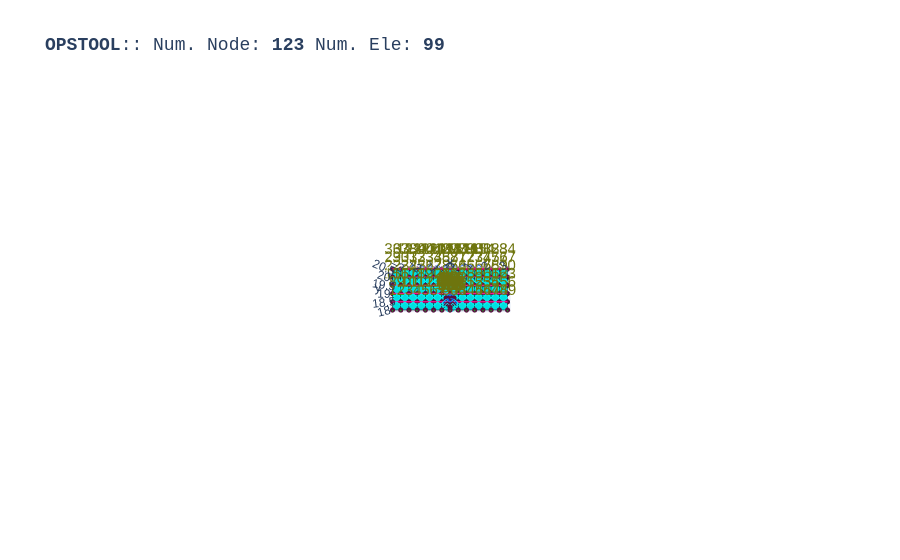

Notebook code cell kept with this figure:
### Code cell
opst.vis.plotly.plot_model(show_node_numbering=True, show_ele_numbering=False, show_nodal_loads = True)

### Figure 1 — Plotly figure (JSON) as saved in the notebook; plotly's stock layout.template omitted (floating-point values rounded to 4 significant figures; data arrays with more than 128 entries replaced by an {"elided": "..."} marker saying what was removed)
{"data": [{"color": "#00FFFF", "hoverinfo": "skip", "i": [0, 0, 4, 4, 8, 8, 12, 12, 16, 16, 20, 20, 24, 24, 28, 28, 32, 32, 36, 36, 40, 40, 44, 44, 48, 48, 52, 52, 56, 56, 60, 60, 64, 64, 68, 68, 72, 72, 76, 76, 80, 80, 84, 84, 88, 88, 92, 92, 96, 96, 100, 100, 104, 104, 108, 108, 112, 112, 116, 116, 120, 120, 124, 124, 128, 128, 132, 132, 136, 136, 140, 140, 144, 144, 148, 148, 152, 152, 156, 156, 160, 160, 164, 164, 168, 168, 172, 172, 176, 176, 180, 180, 184, 184, 188, 188, 192, 192, 196, 196, 200, 200, 204, 204, 208, 208, 212, 212, 216, 216, 220, 220, 224, 224, 228, 228, 232, 232, 236, 236], "j": [1, 2, 5, 6, 9, 10, 13, 14, 17, 18, 21, 22, 25, 26, 29, 30, 33, 34, 37, 38, 41, 42, 45, 46, 49, 50, 53, 54, 57, 58, 61, 62, 65, 66, 69, 70, 73, 74, 77, 78, 81, 82, 85, 86, 89, 90, 93, 94, 97, 98, 101, 102, 105, 106, 109, 110, 113, 114, 117, 118, 121, 122, 125, 126, 129, 130, 133, 134, 137, 138, 141, 142, 145, 146, 149, 150, 153, 154, 157, 158, 161, 162, 165, 166, 169, 170, 173, 174, 177, 178, 181, 182, 185, 186, 189, 190, 193, 194, 197, 198, 201, 202, 205, 206, 209, 210, 213, 214, 217, 218, 221, 222, 225, 226, 229, 230, 233, 234, 237, 238], "k": [2, 3, 6, 7, 10, 11, 14, 15, 18, 19, 22, 23, 26, 27, 30, 31, 34, 35, 38, 39, 42, 43, 46, 47, 50, 51, 54, 55, 58, 59, 62, 63, 66, 67, 70, 71, 74, 75, 78, 79, 82, 83, 86, 87, 90, 91, 94, 95, 98, 99, 102, 103, 106, 107, 110, 111, 114, 115, 118, 119, 122, 123, 126, 127, 130, 131, 134, 135, 138, 139, 142, 143, 146, 147, 150, 151, 154, 155, 158, 159, 162, 163, 166, 167, 170, 171, 174, 175, 178, 179, 182, 183, 186, 187, 190, 191, 194, 195, 198, 199, 202, 203, 206, 207, 210, 211, 214, 215, 218, 219, 222, 223, 226, 227, 230, 231, 234, 235, 238, 239], "name": "ELE_TAG_FourNodeQuadWithSensitivity", "opacity": 1, "type": "mesh3d", "x": {"elided": "240 float values"}, "y": {"elided": "240 float values"}, "z": {"elided": "240 float values"}}, {"connectgaps": false, "hoverinfo": "skip", "line": {"color": "black", "width": 1}, "mode": "lines", "name": "Edge", "type": "scatter3d", "x": {"elided": "360 float values"}, "y": {"elided": "360 float values"}, "z": {"elided": "360 float values"}}, {"color": "#00FFFF", "hoverinfo": "skip", "i": [0, 0, 4, 4, 8, 8, 12, 12, 16, 16, 20, 20, 24, 24, 28, 28, 32, 32, 36, 36, 40, 40, 44, 44, 48, 48, 52, 52, 56, 56, 60, 60, 64, 64, 68, 68, 72, 72, 76, 76, 80, 80, 84, 84], "j": [1, 2, 5, 6, 9, 10, 13, 14, 17, 18, 21, 22, 25, 26, 29, 30, 33, 34, 37, 38, 41, 42, 45, 46, 49, 50, 53, 54, 57, 58, 61, 62, 65, 66, 69, 70, 73, 74, 77, 78, 81, 82, 85, 86], "k": [2, 3, 6, 7, 10, 11, 14, 15, 18, 19, 22, 23, 26, 27, 30, 31, 34, 35, 38, 39, 42, 43, 46, 47, 50, 51, 54, 55, 58, 59, 62, 63, 66, 67, 70, 71, 74, 75, 78, 79, 82, 83, 86, 87], "name": "FourNodeQuad", "opacity": 1, "type": "mesh3d", "x": [-0.5, -0.5, 0.0, 0.0, -0.5, -0.5, 0.0, 0.0, -0.5, -0.5, 0.0, 0.0, 0.5, 0.5, 0.0, 0.0, 0.5, 0.5, 0.0, 0.0, 0.5, 0.5, 0.0, 0.0, 0.0, -0.2424, -0.1414, 0.0, -0.2424, -0.3428, -0.2, -0.1414, -0.3428, -0.2424, -0.1414, -0.2, -0.2424, 0.0, 0.0, -0.1414, 0.0, 0.2424, 0.1414, 0.0, 0.2424, 0.3428, 0.2, 0.1414, 0.3428, 0.2424, 0.1414, 0.2, 0.2424, 0.0, 0.0, 0.1414, 0.0, -0.5, -0.1414, 0.0, -0.5, -0.5, -0.2, -0.1414, -0.5, -0.5, -0.1414, -0.2, -0.5, 0.0, 0.0, -0.1414, 0.0, 0.5, 0.1414, 0.0, 0.5, 0.5, 0.2, 0.1414, 0.5, 0.5, 0.1414, 0.2, 0.5, 0.0, 0.0, 0.1414], "y": [19.0, 19.5, 19.5, 19.0, 19.5, 20.0, 20.0, 19.5, 20.0, 20.5, 20.5, 20.0, 19.0, 19.5, 19.5, 19.0, 19.5, 20.0, 20.0, 19.5, 20.0, 20.5, 20.5, 20.0, 18.84, 18.74, 18.64, 18.7, 18.74, 18.5, 18.5, 18.64, 18.5, 18.26, 18.36, 18.5, 18.26, 18.16, 18.3, 18.36, 18.16, 18.26, 18.36, 18.3, 18.26, 18.5, 18.5, 18.36, 18.5, 18.74, 18.64, 18.5, 18.74, 18.84, 18.7, 18.64, 19.0, 19.0, 18.64, 18.7, 19.0, 18.5, 18.5, 18.64, 18.5, 18.0, 18.36, 18.5, 18.0, 18.0, 18.3, 18.36, 18.0, 18.0, 18.36, 18.3, 18.0, 18.5, 18.5, 18.36, 18.5, 19.0, 18.64, 18.5, 19.0, 19.0, 18.7, 18.64], "z": [0.0, 0.0, 0.0, 0.0, 0.0, 0.0, 0.0, 0.0, 0.0, 0.0, 0.0, 0.0, 0.0, 0.0, 0.0, 0.0, 0.0, 0.0, 0.0, 0.0, 0.0, 0.0, 0.0, 0.0, 0.0, 0.0, 0.0, 0.0, 0.0, 0.0, 0.0, 0.0, 0.0, 0.0, 0.0, 0.0, 0.0, 0.0, 0.0, 0.0, 0.0, 0.0, 0.0, 0.0, 0.0, 0.0, 0.0, 0.0, 0.0, 0.0, 0.0, 0.0, 0.0, 0.0, 0.0, 0.0, 0.0, 0.0, 0.0, 0.0, 0.0, 0.0, 0.0, 0.0, 0.0, 0.0, 0.0, 0.0, 0.0, 0.0, 0.0, 0.0, 0.0, 0.0, 0.0, 0.0, 0.0, 0.0, 0.0, 0.0, 0.0, 0.0, 0.0, 0.0, 0.0, 0.0, 0.0, 0.0]}, {"connectgaps": false, "hoverinfo": "skip", "line": {"color": "black", "width": 1}, "mode": "lines", "name": "Edge", "type": "scatter3d", "x": {"elided": "132 float values"}, "y": {"elided": "132 float values"}, "z": {"elided": "132 float values"}}, {"connectgaps": false, "hoverinfo": "skip", "line": {"color": "#0652ff", "width": 5}, "mode": "lines", "name": "DispBeamColumn2d", "type": "scatter3d", "x": [2.0, 1.5, NaN, 1.5, 1.0, NaN, 1.0, 0.5, NaN, 0.5, 0.0, NaN, 0.0, -0.5, NaN, -0.5, -1.0, NaN, -1.0, -1.5, NaN, -1.5, -2.0, NaN, -2.0, -2.5, NaN, 0.0, -0.1414, NaN, -0.1414, -0.2, NaN, -0.2, -0.1414, NaN, -0.1414, 0.0, NaN, 0.0, 0.1414, NaN, 0.1414, 0.2, NaN, 0.2, 0.1414, NaN, 0.1414, 0.0, NaN], "y": [20.5, 20.5, NaN, 20.5, 20.5, NaN, 20.5, 20.5, NaN, 20.5, 20.5, NaN, 20.5, 20.5, NaN, 20.5, 20.5, NaN, 20.5, 20.5, NaN, 20.5, 20.5, NaN, 20.5, 20.5, NaN, 18.7, 18.64, NaN, 18.64, 18.5, NaN, 18.5, 18.36, NaN, 18.36, 18.3, NaN, 18.3, 18.36, NaN, 18.36, 18.5, NaN, 18.5, 18.64, NaN, 18.64, 18.7, NaN], "z": [0.0, 0.0, NaN, 0.0, 0.0, NaN, 0.0, 0.0, NaN, 0.0, 0.0, NaN, 0.0, 0.0, NaN, 0.0, 0.0, NaN, 0.0, 0.0, NaN, 0.0, 0.0, NaN, 0.0, 0.0, NaN, 0.0, 0.0, NaN, 0.0, 0.0, NaN, 0.0, 0.0, NaN, 0.0, 0.0, NaN, 0.0, 0.0, NaN, 0.0, 0.0, NaN, 0.0, 0.0, NaN, 0.0, 0.0, NaN]}, {"customdata": ["eleTag: 1<br>connectedNodes:<br> [1 2 9 8]", "eleTag: 2<br>connectedNodes:<br> [ 2  3 10  9]", "eleTag: 3<br>connectedNodes:<br> [ 3  4 11 10]", "eleTag: 4<br>connectedNodes:<br> [ 4  5 12 11]", "eleTag: 5<br>connectedNodes:<br> [ 5  6 13 12]", "eleTag: 6<br>connectedNodes:<br> [ 6  7 14 13]", "eleTag: 7<br>connectedNodes:<br> [ 8  9 16 15]", "eleTag: 8<br>connectedNodes:<br> [ 9 10 17 16]", "eleTag: 9<br>connectedNodes:<br> [10 11 18 17]", "eleTag: 10<br>connectedNodes:<br> [11 12 19 18]", "eleTag: 11<br>connectedNodes:<br> [12 13 20 19]", "eleTag: 12<br>connectedNodes:<br> [13 14 21 20]", "eleTag: 13<br>connectedNodes:<br> [15 16 23 22]", "eleTag: 14<br>connectedNodes:<br> [16 17 24 23]", "eleTag: 15<br>connectedNodes:<br> [17 18 25 24]", "eleTag: 16<br>connectedNodes:<br> [18 19 26 25]", "eleTag: 17<br>connectedNodes:<br> [19 20 27 26]", "eleTag: 18<br>connectedNodes:<br> [20 21 28 27]", "eleTag: 19<br>connectedNodes:<br> [22 23 30 29]", "eleTag: 20<br>connectedNodes:<br> [23 24 31 30]", "eleTag: 21<br>connectedNodes:<br> [24 25 32 31]", "eleTag: 22<br>connectedNodes:<br> [25 26 33 32]", "eleTag: 23<br>connectedNodes:<br> [26 27 34 33]", "eleTag: 24<br>connectedNodes:<br> [27 28 35 34]", "eleTag: 25<br>connectedNodes:<br> [29 30 37 36]", "eleTag: 26<br>connectedNodes:<br> [30 31 38 37]", "eleTag: 27<br>connectedNodes:<br> [31 32 39 38]", "eleTag: 28<br>connectedNodes:<br> [32 33 40 39]", "eleTag: 29<br>connectedNodes:<br> [33 34 41 40]", "eleTag: 30<br>connectedNodes:<br> [34 35 42 41]", "eleTag: 31<br>connectedNodes:<br> [43 44 51 50]", "eleTag: 32<br>connectedNodes:<br> [44 45 52 51]", "eleTag: 33<br>connectedNodes:<br> [45 46 53 52]", "eleTag: 34<br>connectedNodes:<br> [46 47 54 53]", "eleTag: 35<br>connectedNodes:<br> [47 48 55 54]", "eleTag: 36<br>connectedNodes:<br> [48 49 56 55]", "eleTag: 37<br>connectedNodes:<br> [50 51 58 57]", "eleTag: 38<br>connectedNodes:<br> [51 52 59 58]", "eleTag: 39<br>connectedNodes:<br> [52 53 60 59]", "eleTag: 40<br>connectedNodes:<br> [53 54 61 60]", "eleTag: 41<br>connectedNodes:<br> [54 55 62 61]", "eleTag: 42<br>connectedNodes:<br> [55 56 63 62]", "eleTag: 43<br>connectedNodes:<br> [57 58 65 64]", "eleTag: 44<br>connectedNodes:<br> [58 59 66 65]", "eleTag: 45<br>connectedNodes:<br> [59 60 67 66]", "eleTag: 46<br>connectedNodes:<br> [60 61 68 67]", "eleTag: 47<br>connectedNodes:<br> [61 62 69 68]", "eleTag: 48<br>connectedNodes:<br> [62 63 70 69]", "eleTag: 49<br>connectedNodes:<br> [64 65 72 71]", "eleTag: 50<br>connectedNodes:<br> [65 66 73 72]", "eleTag: 51<br>connectedNodes:<br> [66 67 74 73]", "eleTag: 52<br>connectedNodes:<br> [67 68 75 74]", "eleTag: 53<br>connectedNodes:<br> [68 69 76 75]", "eleTag: 54<br>connectedNodes:<br> [69 70 77 76]", "eleTag: 55<br>connectedNodes:<br> [71 72 79 78]", "eleTag: 56<br>connectedNodes:<br> [72 73 80 79]", "eleTag: 57<br>connectedNodes:<br> [73 74 81 80]", "eleTag: 58<br>connectedNodes:<br> [74 75 82 81]", "eleTag: 59<br>connectedNodes:<br> [75 76 83 82]", "eleTag: 60<br>connectedNodes:<br> [76 77 84 83]"], "hovertemplate": "%{customdata}", "marker": {"color": "#00FFFF", "size": 3, "symbol": "diamond-open"}, "mode": "markers", "name": "ELE_TAG_FourNodeQuadWithSensitivity", "type": "scatter3d", "x": [-3.25, -2.75, -2.25, -1.75, -1.25, -0.75, -3.25, -2.75, -2.25, -1.75, -1.25, -0.75, -3.25, -2.75, -2.25, -1.75, -1.25, -0.75, -3.25, -2.75, -2.25, -1.75, -1.25, -0.75, -3.25, -2.75, -2.25, -1.75, -1.25, -0.75, 0.75, 1.25, 1.75, 2.25, 2.75, 3.25, 0.75, 1.25, 1.75, 2.25, 2.75, 3.25, 0.75, 1.25, 1.75, 2.25, 2.75, 3.25, 0.75, 1.25, 1.75, 2.25, 2.75, 3.25, 0.75, 1.25, 1.75, 2.25, 2.75, 3.25], "y": [18.25, 18.25, 18.25, 18.25, 18.25, 18.25, 18.75, 18.75, 18.75, 18.75, 18.75, 18.75, 19.25, 19.25, 19.25, 19.25, 19.25, 19.25, 19.75, 19.75, 19.75, 19.75, 19.75, 19.75, 20.25, 20.25, 20.25, 20.25, 20.25, 20.25, 18.25, 18.25, 18.25, 18.25, 18.25, 18.25, 18.75, 18.75, 18.75, 18.75, 18.75, 18.75, 19.25, 19.25, 19.25, 19.25, 19.25, 19.25, 19.75, 19.75, 19.75, 19.75, 19.75, 19.75, 20.25, 20.25, 20.25, 20.25, 20.25, 20.25], "z": [0.0, 0.0, 0.0, 0.0, 0.0, 0.0, 0.0, 0.0, 0.0, 0.0, 0.0, 0.0, 0.0, 0.0, 0.0, 0.0, 0.0, 0.0, 0.0, 0.0, 0.0, 0.0, 0.0, 0.0, 0.0, 0.0, 0.0, 0.0, 0.0, 0.0, 0.0, 0.0, 0.0, 0.0, 0.0, 0.0, 0.0, 0.0, 0.0, 0.0, 0.0, 0.0, 0.0, 0.0, 0.0, 0.0, 0.0, 0.0, 0.0, 0.0, 0.0, 0.0, 0.0, 0.0, 0.0, 0.0, 0.0, 0.0, 0.0, 0.0]}, {"customdata": ["eleTag: 61<br>connectedNodes:<br> [21 28 87 86]", "eleTag: 62<br>connectedNodes:<br> [28 35 88 87]", "eleTag: 63<br>connectedNodes:<br> [35 42 89 88]", "eleTag: 64<br>connectedNodes:<br> [57 64 87 86]", "eleTag: 65<br>connectedNodes:<br> [64 71 88 87]", "eleTag: 66<br>connectedNodes:<br> [71 78 89 88]", "eleTag: 67<br>connectedNodes:<br> [90 91 99 98]", "eleTag: 68<br>connectedNodes:<br> [ 91  92 100  99]", "eleTag: 69<br>connectedNodes:<br> [ 92  93 101 100]", "eleTag: 70<br>connectedNodes:<br> [ 93  94 102 101]", "eleTag: 71<br>connectedNodes:<br> [ 94  95 103 102]", "eleTag: 72<br>connectedNodes:<br> [ 95  96 104 103]", "eleTag: 73<br>connectedNodes:<br> [ 96  97 105 104]", "eleTag: 74<br>connectedNodes:<br> [ 97  90  98 105]", "eleTag: 75<br>connectedNodes:<br> [86 21 99 98]", "eleTag: 76<br>connectedNodes:<br> [ 21  14 100  99]", "eleTag: 77<br>connectedNodes:<br> [ 14   7 101 100]", "eleTag: 78<br>connectedNodes:<br> [  7  85 102 101]", "eleTag: 79<br>connectedNodes:<br> [ 85  43 103 102]", "eleTag: 80<br>connectedNodes:<br> [ 43  50 104 103]", "eleTag: 81<br>connectedNodes:<br> [ 50  57 105 104]", "eleTag: 82<br>connectedNodes:<br> [ 57  86  98 105]"], "hovertemplate": "%{customdata}", "marker": {"color": "#00FFFF", "size": 3, "symbol": "diamond-open"}, "mode": "markers", "name": "FourNodeQuad", "type": "scatter3d", "x": [-0.25, -0.25, -0.25, 0.25, 0.25, 0.25, -0.09595, -0.2316, -0.2316, -0.09595, 0.09595, 0.2316, 0.2316, 0.09595, -0.1603, -0.3354, -0.3354, -0.1603, 0.1603, 0.3354, 0.3354, 0.1603], "y": [19.25, 19.75, 20.25, 19.25, 19.75, 20.25, 18.73, 18.6, 18.4, 18.27, 18.27, 18.4, 18.6, 18.73, 18.84, 18.66, 18.34, 18.16, 18.16, 18.34, 18.66, 18.84], "z": [0.0, 0.0, 0.0, 0.0, 0.0, 0.0, 0.0, 0.0, 0.0, 0.0, 0.0, 0.0, 0.0, 0.0, 0.0, 0.0, 0.0, 0.0, 0.0, 0.0, 0.0, 0.0]}, {"customdata": ["eleTag: 900<br>connectedNodes:<br> [114 115]", "eleTag: 901<br>connectedNodes:<br> [115 116]", "eleTag: 902<br>connectedNodes:<br> [116 117]", "eleTag: 903<br>connectedNodes:<br> [117 118]", "eleTag: 904<br>connectedNodes:<br> [118 119]", "eleTag: 905<br>connectedNodes:<br> [119 120]", "eleTag: 906<br>connectedNodes:<br> [120 121]", "eleTag: 907<br>connectedNodes:<br> [121 122]", "eleTag: 908<br>connectedNodes:<br> [122 123]", "eleTag: 5000<br>connectedNodes:<br> [106 107]", "eleTag: 5001<br>connectedNodes:<br> [107 108]", "eleTag: 5002<br>connectedNodes:<br> [108 109]", "eleTag: 5003<br>connectedNodes:<br> [109 110]", "eleTag: 5004<br>connectedNodes:<br> [110 111]", "eleTag: 5005<br>connectedNodes:<br> [111 112]", "eleTag: 5006<br>connectedNodes:<br> [112 113]", "eleTag: 5007<br>connectedNodes:<br> [113 106]"], "hovertemplate": "%{customdata}", "marker": {"color": "#0652ff", "size": 3, "symbol": "diamond-open"}, "mode": "markers", "name": "DispBeamColumn2d", "type": "scatter3d", "x": [1.75, 1.25, 0.75, 0.25, -0.25, -0.75, -1.25, -1.75, -2.25, -0.0707, -0.1707, -0.1707, -0.0707, 0.0707, 0.1707, 0.1707, 0.0707], "y": [20.5, 20.5, 20.5, 20.5, 20.5, 20.5, 20.5, 20.5, 20.5, 18.67, 18.57, 18.43, 18.33, 18.33, 18.43, 18.57, 18.67], "z": [0.0, 0.0, 0.0, 0.0, 0.0, 0.0, 0.0, 0.0, 0.0, 0.0, 0.0, 0.0, 0.0, 0.0, 0.0, 0.0, 0.0]}, {"customdata": ["1", "2", "3", "4", "5", "6", "7", "8", "9", "10", "11", "12", "13", "14", "15", "16", "17", "18", "19", "20", "21", "22", "23", "24", "25", "26", "27", "28", "29", "30", "31", "32", "33", "34", "35", "36", "37", "38", "39", "40", "41", "42", "43", "44", "45", "46", "47", "48", "49", "50", "51", "52", "53", "54", "55", "56", "57", "58", "59", "60", "61", "62", "63", "64", "65", "66", "67", "68", "69", "70", "71", "72", "73", "74", "75", "76", "77", "78", "79", "80", "81", "82", "83", "84", "85", "86", "87", "88", "89", "90", "91", "92", "93", "94", "95", "96", "97", "98", "99", "100", "101", "102", "103", "104", "105", "106", "107", "108", "109", "110", "111", "112", "113", "114", "115", "116", "117", "118", "119", "120", "121", "122", "123"], "hovertemplate": "x: %{x}<br>y: %{y}<br>z: %{z} <br>nodeTag: %{customdata}", "marker": {"color": "#580f41", "size": 3, "symbol": "circle"}, "mode": "markers", "name": "Nodes", "type": "scatter3d", "x": [-3.5, -3.0, -2.5, -2.0, -1.5, -1.0, -0.5, -3.5, -3.0, -2.5, -2.0, -1.5, -1.0, -0.5, -3.5, -3.0, -2.5, -2.0, -1.5, -1.0, -0.5, -3.5, -3.0, -2.5, -2.0, -1.5, -1.0, -0.5, -3.5, -3.0, -2.5, -2.0, -1.5, -1.0, -0.5, -3.5, -3.0, -2.5, -2.0, -1.5, -1.0, -0.5, 0.5, 1.0, 1.5, 2.0, 2.5, 3.0, 3.5, 0.5, 1.0, 1.5, 2.0, 2.5, 3.0, 3.5, 0.5, 1.0, 1.5, 2.0, 2.5, 3.0, 3.5, 0.5, 1.0, 1.5, 2.0, 2.5, 3.0, 3.5, 0.5, 1.0, 1.5, 2.0, 2.5, 3.0, 3.5, 0.5, 1.0, 1.5, 2.0, 2.5, 3.0, 3.5, 0.0, 0.0, 0.0, 0.0, 0.0, 0.0, -0.2424, -0.3428, -0.2424, 0.0, 0.2424, 0.3428, 0.2424, 0.0, -0.1414, -0.2, -0.1414, 0.0, 0.1414, 0.2, 0.1414, 0.0, -0.1414, -0.2, -0.1414, 0.0, 0.1414, 0.2, 0.1414, 2.0, 1.5, 1.0, 0.5, 0.0, -0.5, -1.0, -1.5, -2.0, -2.5], "y": [18.0, 18.0, 18.0, 18.0, 18.0, 18.0, 18.0, 18.5, 18.5, 18.5, 18.5, 18.5, 18.5, 18.5, 19.0, 19.0, 19.0, 19.0, 19.0, 19.0, 19.0, 19.5, 19.5, 19.5, 19.5, 19.5, 19.5, 19.5, 20.0, 20.0, 20.0, 20.0, 20.0, 20.0, 20.0, 20.5, 20.5, 20.5, 20.5, 20.5, 20.5, 20.5, 18.0, 18.0, 18.0, 18.0, 18.0, 18.0, 18.0, 18.5, 18.5, 18.5, 18.5, 18.5, 18.5, 18.5, 19.0, 19.0, 19.0, 19.0, 19.0, 19.0, 19.0, 19.5, 19.5, 19.5, 19.5, 19.5, 19.5, 19.5, 20.0, 20.0, 20.0, 20.0, 20.0, 20.0, 20.0, 20.5, 20.5, 20.5, 20.5, 20.5, 20.5, 20.5, 18.0, 19.0, 19.5, 20.0, 20.5, 18.84, 18.74, 18.5, 18.26, 18.16, 18.26, 18.5, 18.74, 18.7, 18.64, 18.5, 18.36, 18.3, 18.36, 18.5, 18.64, 18.7, 18.64, 18.5, 18.36, 18.3, 18.36, 18.5, 18.64, 20.5, 20.5, 20.5, 20.5, 20.5, 20.5, 20.5, 20.5, 20.5, 20.5], "z": [0.0, 0.0, 0.0, 0.0, 0.0, 0.0, 0.0, 0.0, 0.0, 0.0, 0.0, 0.0, 0.0, 0.0, 0.0, 0.0, 0.0, 0.0, 0.0, 0.0, 0.0, 0.0, 0.0, 0.0, 0.0, 0.0, 0.0, 0.0, 0.0, 0.0, 0.0, 0.0, 0.0, 0.0, 0.0, 0.0, 0.0, 0.0, 0.0, 0.0, 0.0, 0.0, 0.0, 0.0, 0.0, 0.0, 0.0, 0.0, 0.0, 0.0, 0.0, 0.0, 0.0, 0.0, 0.0, 0.0, 0.0, 0.0, 0.0, 0.0, 0.0, 0.0, 0.0, 0.0, 0.0, 0.0, 0.0, 0.0, 0.0, 0.0, 0.0, 0.0, 0.0, 0.0, 0.0, 0.0, 0.0, 0.0, 0.0, 0.0, 0.0, 0.0, 0.0, 0.0, 0.0, 0.0, 0.0, 0.0, 0.0, 0.0, 0.0, 0.0, 0.0, 0.0, 0.0, 0.0, 0.0, 0.0, 0.0, 0.0, 0.0, 0.0, 0.0, 0.0, 0.0, 0.0, 0.0, 0.0, 0.0, 0.0, 0.0, 0.0, 0.0, 0.0, 0.0, 0.0, 0.0, 0.0, 0.0, 0.0, 0.0, 0.0, 0.0]}, {"mode": "text", "name": "Node Tag", "text": ["1", "2", "3", "4", "5", "6", "7", "8", "9", "10", "11", "12", "13", "14", "15", "16", "17", "18", "19", "20", "21", "22", "23", "24", "25", "26", "27", "28", "29", "30", "31", "32", "33", "34", "35", "36", "37", "38", "39", "40", "41", "42", "43", "44", "45", "46", "47", "48", "49", "50", "51", "52", "53", "54", "55", "56", "57", "58", "59", "60", "61", "62", "63", "64", "65", "66", "67", "68", "69", "70", "71", "72", "73", "74", "75", "76", "77", "78", "79", "80", "81", "82", "83", "84", "85", "86", "87", "88", "89", "90", "91", "92", "93", "94", "95", "96", "97", "98", "99", "100", "101", "102", "103", "104", "105", "106", "107", "108", "109", "110", "111", "112", "113", "114", "115", "116", "117", "118", "119", "120", "121", "122", "123"], "textfont": {"color": "#6e750e", "size": 15}, "type": "scatter3d", "x": [-3.5, -3.0, -2.5, -2.0, -1.5, -1.0, -0.5, -3.5, -3.0, -2.5, -2.0, -1.5, -1.0, -0.5, -3.5, -3.0, -2.5, -2.0, -1.5, -1.0, -0.5, -3.5, -3.0, -2.5, -2.0, -1.5, -1.0, -0.5, -3.5, -3.0, -2.5, -2.0, -1.5, -1.0, -0.5, -3.5, -3.0, -2.5, -2.0, -1.5, -1.0, -0.5, 0.5, 1.0, 1.5, 2.0, 2.5, 3.0, 3.5, 0.5, 1.0, 1.5, 2.0, 2.5, 3.0, 3.5, 0.5, 1.0, 1.5, 2.0, 2.5, 3.0, 3.5, 0.5, 1.0, 1.5, 2.0, 2.5, 3.0, 3.5, 0.5, 1.0, 1.5, 2.0, 2.5, 3.0, 3.5, 0.5, 1.0, 1.5, 2.0, 2.5, 3.0, 3.5, 0.0, 0.0, 0.0, 0.0, 0.0, 0.0, -0.2424, -0.3428, -0.2424, 0.0, 0.2424, 0.3428, 0.2424, 0.0, -0.1414, -0.2, -0.1414, 0.0, 0.1414, 0.2, 0.1414, 0.0, -0.1414, -0.2, -0.1414, 0.0, 0.1414, 0.2, 0.1414, 2.0, 1.5, 1.0, 0.5, 0.0, -0.5, -1.0, -1.5, -2.0, -2.5], "y": [18.0, 18.0, 18.0, 18.0, 18.0, 18.0, 18.0, 18.5, 18.5, 18.5, 18.5, 18.5, 18.5, 18.5, 19.0, 19.0, 19.0, 19.0, 19.0, 19.0, 19.0, 19.5, 19.5, 19.5, 19.5, 19.5, 19.5, 19.5, 20.0, 20.0, 20.0, 20.0, 20.0, 20.0, 20.0, 20.5, 20.5, 20.5, 20.5, 20.5, 20.5, 20.5, 18.0, 18.0, 18.0, 18.0, 18.0, 18.0, 18.0, 18.5, 18.5, 18.5, 18.5, 18.5, 18.5, 18.5, 19.0, 19.0, 19.0, 19.0, 19.0, 19.0, 19.0, 19.5, 19.5, 19.5, 19.5, 19.5, 19.5, 19.5, 20.0, 20.0, 20.0, 20.0, 20.0, 20.0, 20.0, 20.5, 20.5, 20.5, 20.5, 20.5, 20.5, 20.5, 18.0, 19.0, 19.5, 20.0, 20.5, 18.84, 18.74, 18.5, 18.26, 18.16, 18.26, 18.5, 18.74, 18.7, 18.64, 18.5, 18.36, 18.3, 18.36, 18.5, 18.64, 18.7, 18.64, 18.5, 18.36, 18.3, 18.36, 18.5, 18.64, 20.5, 20.5, 20.5, 20.5, 20.5, 20.5, 20.5, 20.5, 20.5, 20.5], "z": [0.0, 0.0, 0.0, 0.0, 0.0, 0.0, 0.0, 0.0, 0.0, 0.0, 0.0, 0.0, 0.0, 0.0, 0.0, 0.0, 0.0, 0.0, 0.0, 0.0, 0.0, 0.0, 0.0, 0.0, 0.0, 0.0, 0.0, 0.0, 0.0, 0.0, 0.0, 0.0, 0.0, 0.0, 0.0, 0.0, 0.0, 0.0, 0.0, 0.0, 0.0, 0.0, 0.0, 0.0, 0.0, 0.0, 0.0, 0.0, 0.0, 0.0, 0.0, 0.0, 0.0, 0.0, 0.0, 0.0, 0.0, 0.0, 0.0, 0.0, 0.0, 0.0, 0.0, 0.0, 0.0, 0.0, 0.0, 0.0, 0.0, 0.0, 0.0, 0.0, 0.0, 0.0, 0.0, 0.0, 0.0, 0.0, 0.0, 0.0, 0.0, 0.0, 0.0, 0.0, 0.0, 0.0, 0.0, 0.0, 0.0, 0.0, 0.0, 0.0, 0.0, 0.0, 0.0, 0.0, 0.0, 0.0, 0.0, 0.0, 0.0, 0.0, 0.0, 0.0, 0.0, 0.0, 0.0, 0.0, 0.0, 0.0, 0.0, 0.0, 0.0, 0.0, 0.0, 0.0, 0.0, 0.0, 0.0, 0.0, 0.0, 0.0, 0.0]}, {"connectgaps": false, "hoverinfo": "skip", "line": {"color": "#15b01a", "width": 1}, "mode": "lines", "name": "BC", "type": "scatter3d", "x": {"elided": "296 float values"}, "y": {"elided": "296 float values"}, "z": {"elided": "296 float values"}}, {"connectgaps": false, "hoverinfo": "skip", "line": {"color": "#FF1493", "width": 2.5}, "mode": "lines", "name": "mp constraint", "type": "scatter3d", "x": [-3.5, 3.5, NaN, -3.5, 3.5, NaN, -3.5, 3.5, NaN, -3.5, 3.5, NaN, -3.5, 3.5, NaN, 0.0, 0.0, NaN, -0.1414, -0.1414, NaN, -0.2, -0.2, NaN, -0.1414, -0.1414, NaN, 0.0, 0.0, NaN, 0.1414, 0.1414, NaN, 0.2, 0.2, NaN, 0.1414, 0.1414, NaN], "y": [18.5, 18.5, NaN, 19.0, 19.0, NaN, 19.5, 19.5, NaN, 20.0, 20.0, NaN, 20.5, 20.5, NaN, 18.7, 18.7, NaN, 18.64, 18.64, NaN, 18.5, 18.5, NaN, 18.36, 18.36, NaN, 18.3, 18.3, NaN, 18.36, 18.36, NaN, 18.5, 18.5, NaN, 18.64, 18.64, NaN], "z": [0.0, 0.0, NaN, 0.0, 0.0, NaN, 0.0, 0.0, NaN, 0.0, 0.0, NaN, 0.0, 0.0, NaN, 0.0, 0.0, NaN, 0.0, 0.0, NaN, 0.0, 0.0, NaN, 0.0, 0.0, NaN, 0.0, 0.0, NaN, 0.0, 0.0, NaN, 0.0, 0.0, NaN, 0.0, 0.0, NaN]}], "layout": {"autosize": true, "font": {"family": "Arial, sans-serif"}, "scene": {"aspectmode": "data", "camera": {"eye": {"x": 0, "y": -0.1, "z": 10}}, "dragmode": "pan", "xaxis": {"showbackground": false}, "yaxis": {"showbackground": false}, "zaxis": {"showbackground": true, "showgrid": true, "showticklabels": false, "ticks": "", "title": {"text": ""}, "visible": true}}, "showlegend": false, "title": {"font": {"family": "courier", "size": 18}, "text": "<b>OPSTOOL</b>:: Num. Node: <b>123</b> Num. Ele: <b>99</b>"}}}
